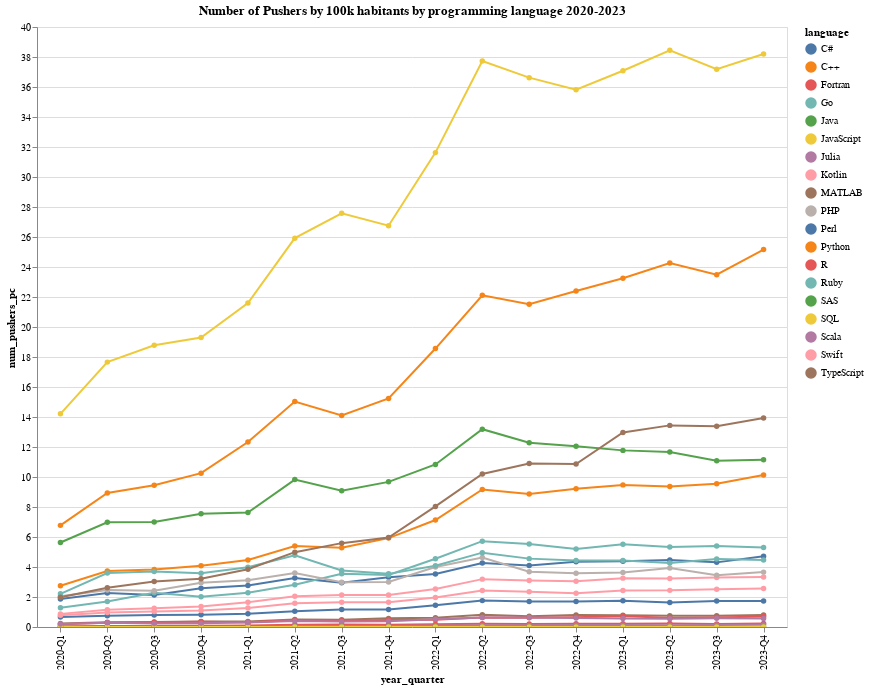

Notebook code cell kept with this figure:
### Code cell
# data5 = data3.groupby(['language', 'year', 'quarter', 'time']).agg({'num_pushers': 'sum'}).reset_index()
# data5
data_nogpt = data2[(data2["gpt_available"] == 0) & (data2["iso2_code"] != "CN") 
                   & (data2["iso2_code"] != "RU")]

data5 = data_nogpt.groupby(['language', 'year', 'quarter', 'year_quarter']).agg({'num_pushers_pc': 'mean'}).reset_index()
# Grafico de líneas con puntos superpuestos
alt.Chart(data5, height=600, width=750).mark_line(point=True, color='darkblue').encode(
    y='num_pushers_pc',
    x='year_quarter',
    color='language',
    tooltip=['num_pushers_pc', 'year_quarter', 'language']
).interactive().properties(
    title='Number of Pushers by 100k habitants by programming language 2020-2023'
)

### Figure 1 — Vega-Lite specification as saved in the notebook (floating-point values rounded to 4 significant figures; data arrays with more than 128 entries replaced by an {"elided": "..."} marker saying what was removed)
{"config": {"view": {"continuousWidth": 300, "continuousHeight": 300}}, "data": {"name": "data-fb21d58118ebdaabcd0fe5a6dee8edad"}, "mark": {"type": "line", "color": "darkblue", "point": true}, "encoding": {"color": {"field": "language", "type": "nominal"}, "tooltip": [{"field": "num_pushers_pc", "type": "quantitative"}, {"field": "year_quarter", "type": "nominal"}, {"field": "language", "type": "nominal"}], "x": {"field": "year_quarter", "type": "nominal"}, "y": {"field": "num_pushers_pc", "type": "quantitative"}}, "height": 600, "params": [{"name": "param_16", "select": {"type": "interval", "encodings": ["x", "y"]}, "bind": "scales"}], "title": "Number of Pushers by 100k habitants by programming language 2020-2023", "width": 750, "$schema": "https://vega.github.io/schema/vega-lite/v5.17.0.json", "datasets": {"data-fb21d58118ebdaabcd0fe5a6dee8edad": {"elided": "304 records"}}}
